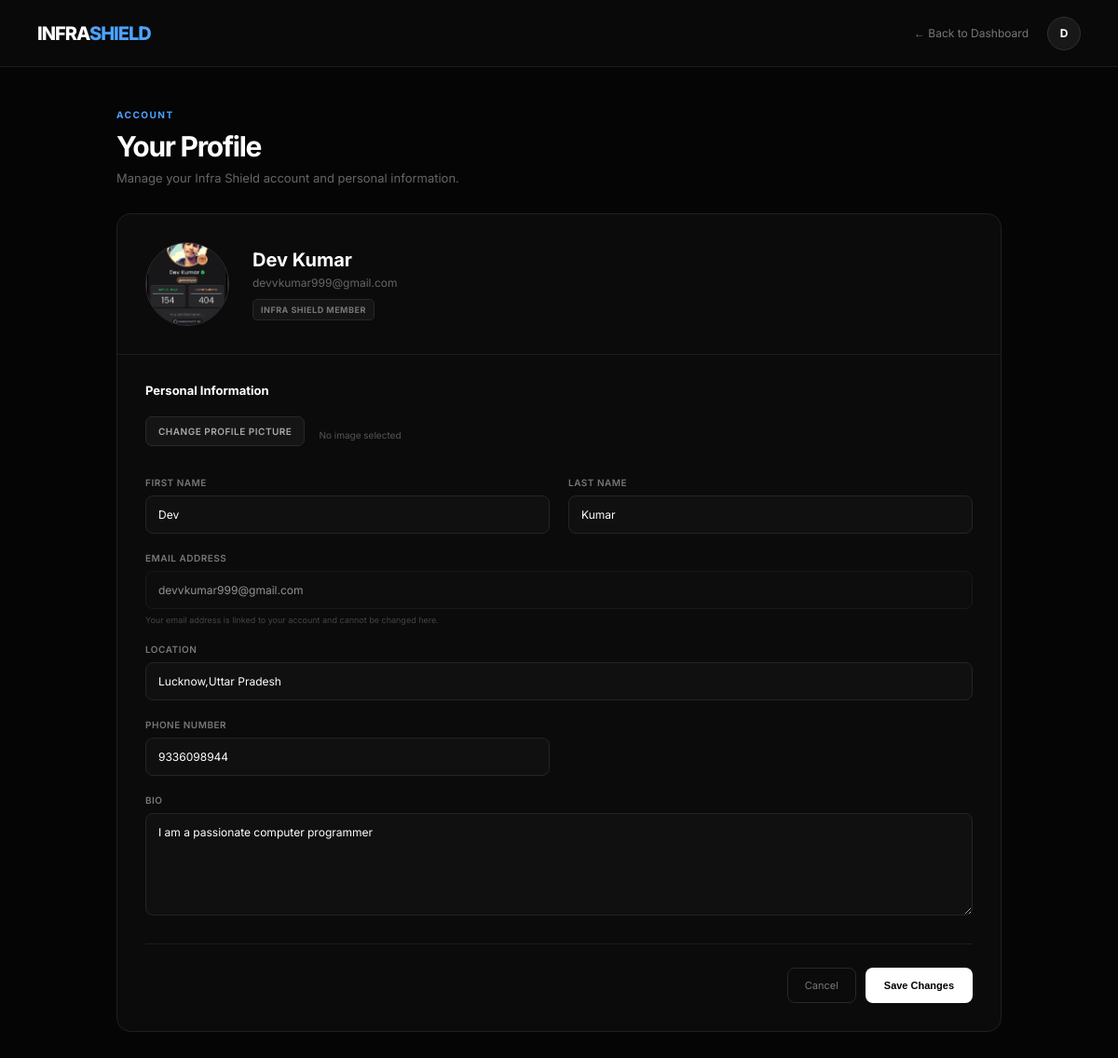
The page /profile/ (signed in) on the database as committed earlier.
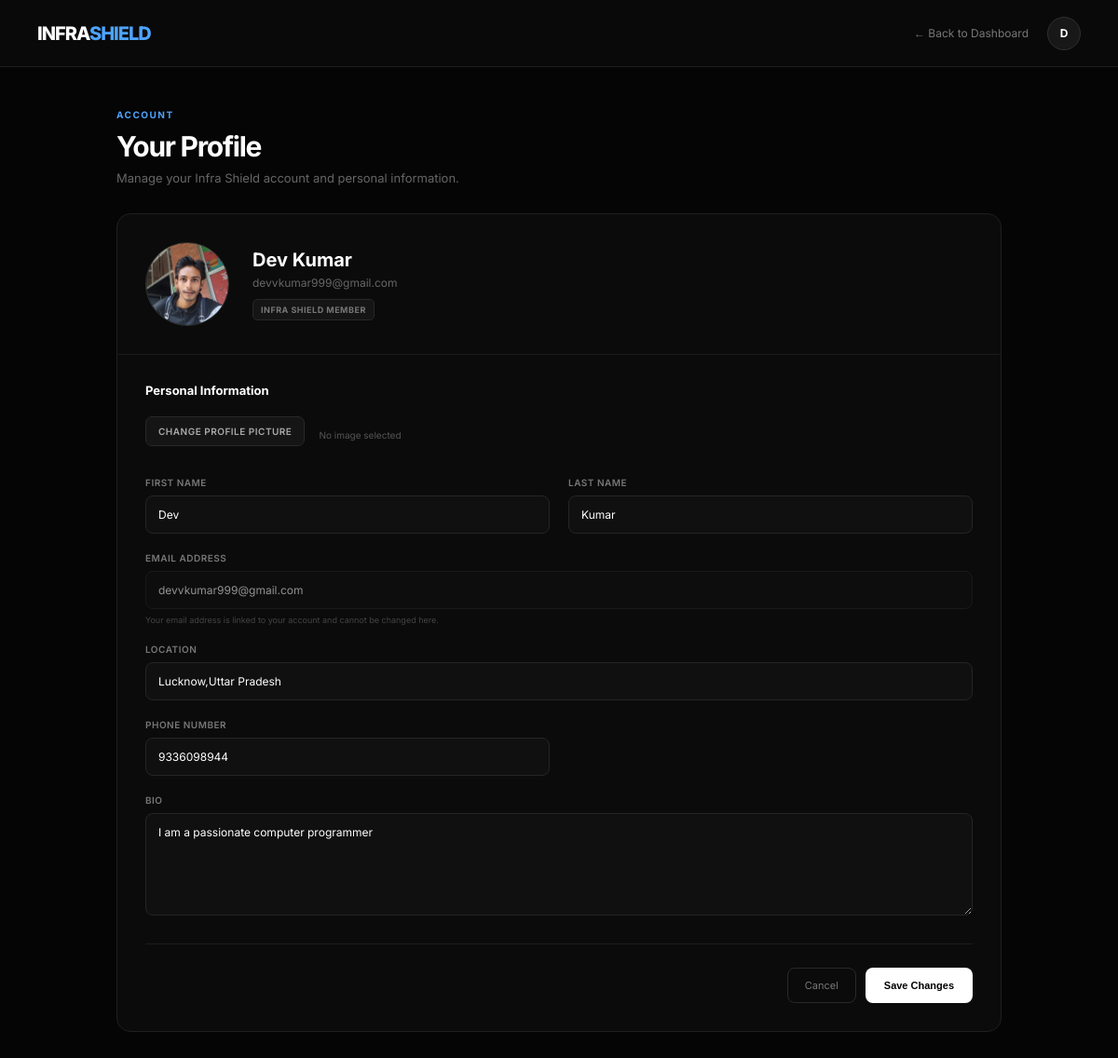
The same page on the database as committed later.
### accounts/models.py (models this page shows, shortened)
class Profile(models.Model):
    user = models.OneToOneField(
        User,
        on_delete=models.CASCADE,
        related_name="profile"
    )
    profile_picture = models.ImageField(
        upload_to="profile_pictures/",
        blank=True,
        null=True
    )
    bio = models.TextField(
        max_length=500,
        blank=True
    )
    location = models.CharField(
        max_length=150,
        blank=True
    )
    phone = models.CharField(
        max_length=20,
        blank=True
    )
    created_at = models.DateTimeField(
        auto_now_add=True
    )
    updated_at = models.DateTimeField(
        auto_now=True
    )

### accounts/views.py (the view, shortened to what this page needs)
@login_required
def profile_view(request):
    from .models import Profile
    user = request.user
    profile, created = Profile.objects.get_or_create(
        user=user
    )
    return render(
        request,
        "profile.html",
        {
            "user": user,
            "profile": profile
        }
    )

### accounts/templates/profile.html (shortened to what this page needs)
{% load static %}
<!DOCTYPE html>
<html lang="en">
<head>
</head>
<body>
<div class="page">
    <nav class="navbar">
        <div class="logo">
            INFRA<span>SHIELD</span>
        </div>
        <div class="nav-right">
            <a href="{% url 'dashboard' %}"
               class="back-btn">
                ← Back to Dashboard
            </a>
            <div class="nav-avatar">
                {{ user.first_name|first|upper }}
            </div>
        </div>
    </nav>
    <main class="main">
        <div class="heading">
            <div class="heading-label">
                ACCOUNT
            </div>
            <h1>
                Your Profile
            </h1>
            <p>
                Manage your Infra Shield account and personal information.
            </p>
        </div>
        <div class="profile-card">
            <div class="profile-header">
                <div class="profile-picture"
                     id="profilePreview">
                    {% if profile.profile_picture %}
                        <img
                            src="{{ profile.profile_picture.url }}"
                            alt="Profile picture">
                    {% else %}
                        {{ user.first_name|first|upper }}
                    {% endif %}
                </div>
                <div class="profile-header-info">
                    <h2>
                        {{ user.first_name }}
                        {{ user.last_name }}
                    </h2>
                    <div class="profile-email">
                        {{ user.email }}
                    </div>
                    <div class="account-badge">
                        INFRA SHIELD MEMBER
                    </div>
                </div>
            </div>
            <div class="form-section">
                <div class="section-heading">
                    Personal Information
                </div>
                <form
                    method="POST"
                    enctype="multipart/form-data">
                    <div class="upload-area">
                        <label
                            for="profileImage"
                            class="upload-button">
                            Change Profile Picture
                        </label>
                        <span
                            class="file-name"
                            id="fileName">
                            No image selected
                        </span>
                    </div>
                    <div class="form-grid">
                        <div class="form-group">
                            <label>
                                First Name
                            </label>
                            <input
                                type="text"
                                name="first_name"
                                value="{{ user.first_name }}"
                                placeholder="Enter first name">
                        </div>
                        <div class="form-group">
                            <label>
                                Last Name
                            </label>
                            <input
                                type="text"
                                name="last_name"
                                value="{{ user.last_name }}"
                                placeholder="Enter last name">
                        </div>
                        <div class="form-group full">
                            <label>
                                Email Address
                            </label>
                            <input
                                type="email"
                                value="{{ user.email }}"
                                class="email-input"
                                disabled>
                            <div class="field-note">
                                Your email address is linked to your account
                                and cannot be changed here.
                            </div>
                        </div>
                        <div class="form-group full">
                            <label>
                                Location
                            </label>
                            <input
                                type="text"
                                name="location"
                                value="{{ profile.location }}"
                                placeholder="e.g. Lucknow, Uttar Pradesh">
                        </div>
                        <div class="form-group">
                            <label>
                                Phone Number
                            </label>
                            <input
                                type="text"
                                name="phone"
                                value="{{ profile.phone }}"
                                placeholder="Optional">
                        </div>
                        <div class="form-group full">
                            <label>
                                Bio
                            </label>
                            <textarea
                                name="bio"
                                placeholder="Tell us a little about yourself...">{{ profile.bio }}</textarea>
                        </div>
                    </div>
                    <div class="form-actions">
                        <a
                            href="{% url 'dashboard' %}"
                            class="cancel-btn">
                            Cancel
                        </a>
                        <button
                            type="submit"
                            class="save-btn">
                            Save Changes
                        </button>
                    </div>
                </form>
            </div>
        </div>
    </main>
</div>
</body>
</html>

### accounts/templates/profile.html (style rules this page uses)
* { margin: 0; padding: 0; box-sizing: border-box; }
body { font-family: 'Inter', sans-serif; background: #050505; color: #ffffff; min-height: 100vh; }
a { text-decoration: none; color: inherit; }
.page { min-height: 100vh; display: flex; flex-direction: column; }
.navbar { height: 72px; display: flex; align-items: center; justify-content: space-between; padding: 0 40px; border-bottom: 1px solid #1c1c1c; background: #090909; }
.logo { font-size: 20px; font-weight: 800; letter-spacing: -1px; }
.logo span { color: #4da3ff; }
.nav-right { display: flex; align-items: center; gap: 20px; }
.back-btn { color: #777; font-size: 12px; transition: 0.2s; }
.nav-avatar { width: 36px; height: 36px; border-radius: 50%; background: #181818; border: 1px solid #303030; display: flex; align-items: center; justify-content: center; font-size: 12px; font-weight: 700; }
.main { width: 100%; max-width: 1000px; margin: 0 auto; padding: 45px 25px 70px; }
.heading { margin-bottom: 30px; }
.heading-label { color: #4da3ff; font-size: 10px; font-weight: 700; letter-spacing: 1.5px; margin-bottom: 10px; }
.heading h1 { font-size: 30px; letter-spacing: -1.3px; margin-bottom: 8px; }
.heading p { color: #666; font-size: 13px; }
.profile-card { background: #0b0b0b; border: 1px solid #202020; border-radius: 15px; overflow: hidden; }
.profile-header { padding: 30px; display: flex; align-items: center; gap: 25px; border-bottom: 1px solid #1c1c1c; }
.profile-picture { width: 90px; height: 90px; border-radius: 50%; background: #161616; border: 1px solid #303030; display: flex; align-items: center; justify-content: center; font-size: 28px; font-weight: 700; color: #777; overflow: hidden; flex-shrink: 0; }
.profile-picture img { width: 100%; height: 100%; object-fit: cover; }
.profile-header-info h2 { font-size: 20px; margin-bottom: 5px; }
.profile-email { color: #666; font-size: 12px; margin-bottom: 9px; }
.account-badge { display: inline-block; background: #151515; border: 1px solid #282828; color: #777; font-size: 9px; font-weight: 700; padding: 5px 8px; border-radius: 5px; letter-spacing: 0.5px; }
.form-section { padding: 30px; }
.section-heading { font-size: 13px; font-weight: 700; margin-bottom: 20px; }
.form-grid { display: grid; grid-template-columns: 1fr 1fr; gap: 20px; }
.form-group { display: flex; flex-direction: column; }
.form-group.full { grid-column: 1 / -1; }
label { font-size: 10px; font-weight: 600; color: #777; margin-bottom: 8px; text-transform: uppercase; letter-spacing: 0.5px; }
input, textarea { width: 100%; background: #101010; border: 1px solid #252525; border-radius: 8px; color: white; padding: 12px 13px; font-family: inherit; font-size: 12px; outline: none; transition: 0.2s; }
textarea { resize: vertical; min-height: 110px; }
input::placeholder, textarea::placeholder { color: #444; }
.email-input { opacity: 0.55; cursor: not-allowed; }
.field-note { color: #444; font-size: 9px; margin-top: 6px; }
.upload-area { display: flex; align-items: center; gap: 15px; margin-bottom: 25px; }
.upload-button { display: inline-block; background: #151515; border: 1px solid #292929; border-radius: 7px; padding: 9px 13px; color: #aaa; font-size: 10px; font-weight: 600; cursor: pointer; transition: 0.2s; }
.file-name { color: #555; font-size: 10px; }
.form-actions { margin-top: 30px; padding-top: 25px; border-top: 1px solid #1c1c1c; display: flex; justify-content: flex-end; gap: 10px; }
.cancel-btn { background: transparent; border: 1px solid #292929; color: #777; padding: 11px 18px; border-radius: 8px; font-size: 11px; cursor: pointer; }
.save-btn { background: #ffffff; border: none; color: #000000; padding: 11px 20px; border-radius: 8px; font-size: 11px; font-weight: 700; cursor: pointer; transition: 0.2s; }

Rows that differ between the two databases and show on the page:
changed Profile "Lucknow,Uttar Pradesh": profile_picture: a different picture
